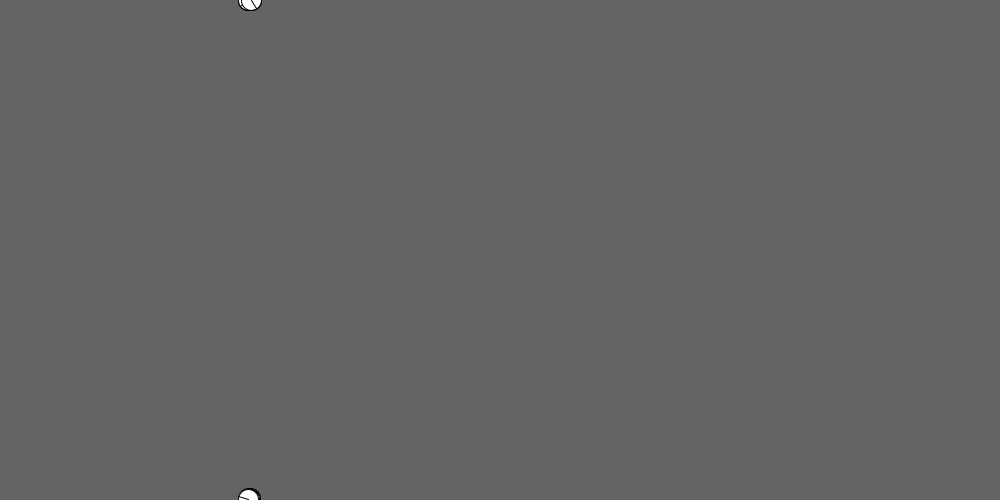
Frame 1 (no input)
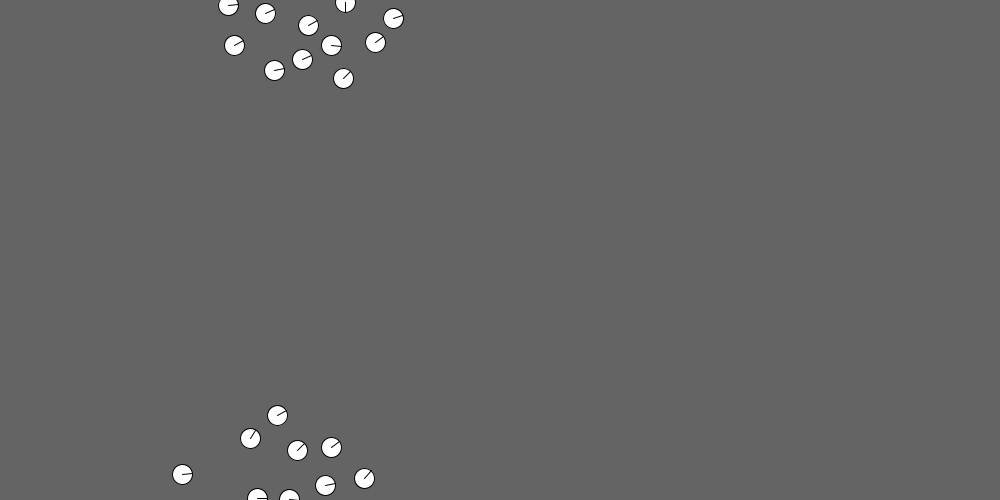
Frame 60 (the mouse pressed at the canvas centre just before this capture)
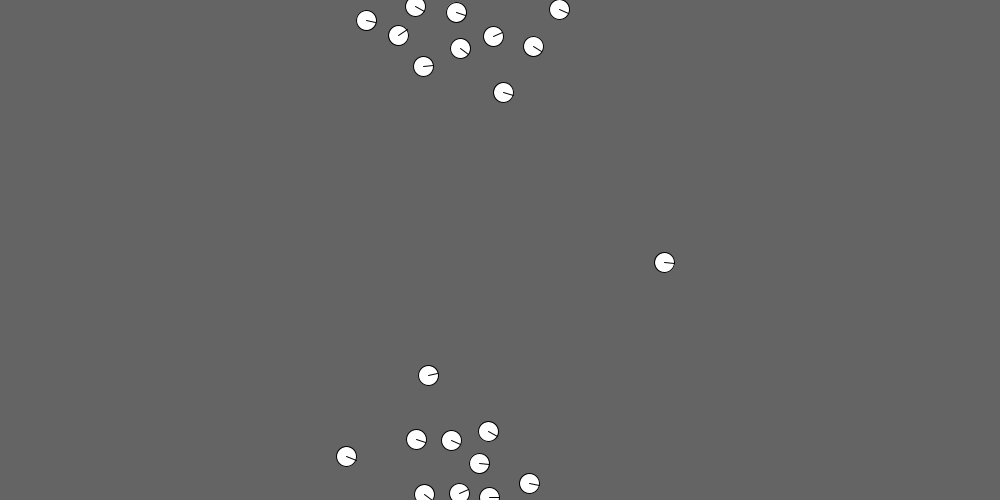
Frame 120 (the mouse held since frame 60 and released just before this capture)

The Processing sketch that drew these frames (run headless with seeded random() and noise(); from frame 60 on, the mouse is pressed at the canvas centre):

// Processing sketch: Flocking
// ── Flocking.pde
Flock flock;

void setup(){
  size(1000,500);
  flock = new Flock();
 
}

void draw(){
  background(100);
  flock.fly();
}

void mousePressed(){
    flock.flock.add(new Bird(mouseX,mouseY));
}
// ── Bird.pde
class Bird{
  
  PVector pos,vel,acc;
  float rad,max,radinf;
  
  Bird(float x, float y){
    pos = new PVector(x,y);
    vel = PVector.random2D().normalize();
    acc = new PVector(0,0);
    
    rad = 10;
    max = 3;
    radinf = 30;
  }
  
  void update(ArrayList<Bird> flock){

    //begin w/ random small random acc
    acc.x = (random(20)-10)/10;
    acc.y = (random(20)-10)/10;
    //calc forces 
    PVector align  = alignment(flock);
    PVector cohere = cohesion(flock);
    PVector avoid  = avoidance(flock);
    
    //weight forces
    align.mult(1);
    cohere.mult(1);
    avoid.mult(1);
    
    //add to intial acc
    acc.add(align);
    acc.add(cohere);
    acc.add(avoid);
    
    //update position 
    vel.add(acc);
    vel.limit(max);
    pos.add(vel);
    wrap();
    
    
    //reset acceleration
    acc.mult(0);
   
  }
  
  void display(){
    PVector dir = new PVector();
    ellipse(pos.x,pos.y,rad*2,rad*2);
    dir.x = vel.x;
    dir.y = vel.y;
    dir.normalize();
    dir.mult(rad);
    line(pos.x,pos.y,pos.x + dir.x,pos.y + dir.y);
  }
  
  
 
  //Average vel of nearby birds
  PVector alignment(ArrayList<Bird> flock){
    
    PVector avg = new PVector(0,0);
    int count = 0;
    
    for(Bird b: flock){
      if(b.vel.dist(this.vel) != 0 && b.vel.dist(this.vel) < radinf){
        count ++;
        avg.add(b.vel);
      }
    }
    
    if(count == 0){
      return PVector.random2D();
    }  
    
    avg.div(count);
    return avg.normalize(); 
  }
  
  
  PVector cohesion(ArrayList<Bird> flock){
    
    PVector avg = new PVector(0,0);
    int count = 0;
    
    for(Bird b: flock){
      if(b.pos.dist(this.vel) != 0 && b.pos.dist(this.vel) < radinf){
          avg.add(b.pos);
          count++;
      }
    }
    
    if(count == 0){
      return PVector.random2D();
    }
    
    avg.div(count);
    
    PVector dir = new PVector(avg.x-pos.x,avg.y-pos.y);
      
    return dir.normalize();
  }
  
  PVector avoidance(ArrayList<Bird> flock){
    PVector avoid = new PVector(0,0);
    int count = 0;
    
    for(Bird b : flock){
      if(b.pos.dist(this.pos) > 0 && b.pos.dist(this.pos) < radinf){
     
        count++;
        PVector dir = PVector.sub(this.pos,b.pos);
        dir.normalize();
        dir.mult(b.pos.dist(this.pos));
        avoid.add(dir);
        
   
      }
    }
    
    if(count > 0)
      avoid.div(count);
      
    return avoid;
  }
  
  
  //limit how fast a bird can fly...lol
  void limit(){
    if(vel.x > max){
      vel.x = max;
    }
    if(vel.y > max){
      vel.y = max;
    } 
  }
  
  void wrap(){
    if(pos.x < 0) pos.x = width;
    if(pos.x > width) pos.x = 0;
    if(pos.y < 0) pos.y = height;
    if(pos.y > height) pos.y = 0;
  }
  
}
    
  
  
// ── Flock.pde
class Flock{
  
  ArrayList<Bird> flock;
  
  Flock(){
    
    flock = new ArrayList();
    
    //add inital birds
    for(int i=0; i<20; i++){
      flock.add(new Bird(height/2,width/2));
    }
    
    
  }
  
  void fly(){
    for(Bird b : flock){
      b.update(flock);
      b.display();
    }
  }
  
  
  
}
